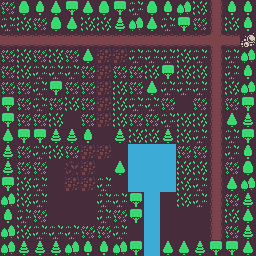

Rendered tile map (Tiled .tmx) drawn with the repository's tilesets; below, a short description and the full map source, tile grids included:
An orthogonal 16x16 tile map with 16x16 px tiles, 2 tile layers (Map, obstacles) and 18 objects (5x bush, 3x wolf, 2x coin, cemp-fair, chest, ...).

<map version="1.10" tiledversion="1.10.2" orientation="orthogonal" renderorder="right-up" width="16" height="16" tilewidth="16" tileheight="16" infinite="0" nextlayerid="13" nextobjectid="139">
 <tileset firstgid="1" source="tileset_colored.tsx" />
 <layer id="1" name="Map" width="16" height="16">
  <data encoding="csv">
7,6,6,6,6,8,7,8,6,8,6,7,8,41,8,7,
6,8,7,8,7,8,8,8,8,6,6,6,7,41,8,1,
536870953,2684354601,2684354601,2684354601,2684354601,2684354601,2684354601,2684354601,2684354601,2684354601,2684354601,2684354601,2684354601,44,536870953,536870953,
7,8,7,8,7,6,3,3,6,6,6,8,6,41,6,1,
7,8,6,6,6,7,3,7,7,8,7,8,8,41,6,8,
7,7,6,6,7,7,3,8,7,8,6,6,6,41,8,1,
1,7,6,7,8,7,3,8,6,6,7,1,7,41,7,1,
1,7,7,8,1,7,3,8,7,7,6,8,8,41,7,1,
1,1,1,1,1,1,1,1,8,8,1,8,6,41,6,1,
1,7,6,8,7,3,3,1,1,1,1,7,7,41,6,1,
1,7,7,1,2,3,1,1,1,1,1,8,8,41,7,1,
1,8,6,1,3,3,6,1,1,1,1,8,6,41,8,1,
1,8,6,1,1,1,6,6,1,1,8,8,6,41,7,1,
1,6,7,1,1,1,6,7,1,1,1,1,1,41,8,1,
1,8,6,6,6,7,7,6,1,1,1,1,1,41,7,1,
1,1,1,1,1,1,1,1,1,1,1,1,1,1,1,1
</data>
 </layer>
 <layer id="12" name="obstacles" width="16" height="16">
  <properties>
   <property name="walkable" type="bool" value="false" />
  </properties>
  <data encoding="csv">
0,37,35,33,38,33,37,38,0,37,35,36,0,0,35,35,
0,0,0,37,33,0,0,34,36,33,0,38,0,0,0,35,
0,0,0,0,0,0,0,0,0,0,0,0,0,0,0,402,
0,0,0,0,0,33,0,0,0,0,0,0,0,0,0,36,
0,0,0,0,0,0,0,0,0,0,38,0,0,0,0,35,
0,0,0,38,0,0,0,0,0,33,0,0,0,0,0,36,
38,0,0,0,0,0,0,0,0,0,0,0,0,0,0,38,
38,0,0,0,0,0,0,0,0,0,0,0,0,0,33,34,
33,38,38,34,34,35,0,34,0,0,34,0,0,0,0,38,
34,0,0,0,0,0,0,0,169,169,169,0,0,0,0,35,
34,0,0,0,0,0,0,33,169,169,169,0,0,0,0,37,
38,0,0,0,0,0,0,0,169,169,169,0,0,0,33,36,
36,0,0,0,0,0,0,0,38,169,1,0,0,0,0,34,
35,0,0,0,0,0,0,0,38,169,1,0,0,0,0,33,
36,0,0,0,0,0,0,0,0,169,1,0,0,0,0,34,
36,34,34,34,36,35,35,36,38,169,33,33,34,38,38,33
</data>
 </layer>
 <objectgroup id="2" name="Objects">
  <object id="4" type="cemp-fair" gid="335" x="64" y="204" width="16" height="16">
   <properties>
    <property name="movable" type="bool" value="false" />
    <property name="selectable" type="bool" value="false" />
   </properties>
  </object>
  <object id="5" type="chest" gid="201" x="47" y="174" width="16" height="16">
   <properties>
    <property name="movable" type="bool" value="false" />
    <property name="selectable" type="bool" value="false" />
   </properties>
  </object>
  <object id="19" type="way" gid="701" x="208" y="16" width="16" height="16">
   <properties>
    <property name="movable" type="bool" value="false" />
    <property name="selectable" type="bool" value="false" />
   </properties>
  </object>
  <object id="2" type="guider" gid="89" x="48" y="206" width="16" height="16">
   <properties>
    <property name="movable" type="bool" value="false" />
    <property name="selectable" type="bool" value="false" />
   </properties>
  </object>
  <object id="7" type="ring" gid="908" x="174" y="237" width="16" height="16">
   <properties>
    <property name="movable" type="bool" value="false" />
    <property name="selectable" type="bool" value="false" />
   </properties>
  </object>
  <object id="18" type="coin" gid="1073741975" x="193" y="62" width="16" height="16">
   <properties>
    <property name="movable" type="bool" value="false" />
    <property name="selectable" type="bool" value="false" />
   </properties>
  </object>
  <object id="24" type="coin" gid="1073741975" x="195" y="161" width="16" height="16">
   <properties>
    <property name="movable" type="bool" value="false" />
    <property name="selectable" type="bool" value="false" />
   </properties>
  </object>
  <object id="132" type="Player" gid="349" x="80" y="208" width="16" height="16">
   <properties>
    <property name="movable" type="bool" value="true" />
    <property name="selectable" type="bool" value="true" />
   </properties>
  </object>
  <object id="13" type="wolf" gid="256" x="62" y="125" width="16" height="16">
   <properties>
    <property name="movable" type="bool" value="false" />
    <property name="selectable" type="bool" value="false" />
   </properties>
  </object>
  <object id="15" type="wolf" gid="256" x="2" y="62" width="16" height="16">
   <properties>
    <property name="movable" type="bool" value="false" />
    <property name="selectable" type="bool" value="false" />
   </properties>
  </object>
  <object id="16" type="wolf" gid="256" x="2" y="33" width="16" height="16">
   <properties>
    <property name="movable" type="bool" value="false" />
    <property name="selectable" type="bool" value="false" />
   </properties>
  </object>
  <object id="17" type="cow" gid="252" x="177" y="110" width="16" height="16">
   <properties>
    <property name="movable" type="bool" value="false" />
    <property name="selectable" type="bool" value="false" />
   </properties>
  </object>
  <object id="106" gid="340" x="64" y="176" width="16" height="16">
   <properties>
    <property name="movable" type="bool" value="false" />
    <property name="selectable" type="bool" value="false" />
   </properties>
  </object>
  <object id="8" type="bush" gid="65" x="193" y="239" width="16" height="16">
   <properties>
    <property name="movable" type="bool" value="false" />
    <property name="selectable" type="bool" value="false" />
   </properties>
  </object>
  <object id="9" type="bush" gid="65" x="159" y="236" width="16" height="16">
   <properties>
    <property name="movable" type="bool" value="false" />
    <property name="selectable" type="bool" value="false" />
   </properties>
  </object>
  <object id="105" type="bush" gid="65" x="160" y="222" width="16" height="16">
   <properties>
    <property name="movable" type="bool" value="false" />
    <property name="selectable" type="bool" value="false" />
   </properties>
  </object>
  <object id="11" type="bush" gid="65" x="178" y="222" width="16" height="16">
   <properties>
    <property name="movable" type="bool" value="false" />
    <property name="selectable" type="bool" value="false" />
   </properties>
  </object>
  <object id="12" type="bush" gid="65" x="192" y="222" width="16" height="16">
   <properties>
    <property name="movable" type="bool" value="false" />
    <property name="selectable" type="bool" value="false" />
   </properties>
  </object>
 </objectgroup>
</map>
